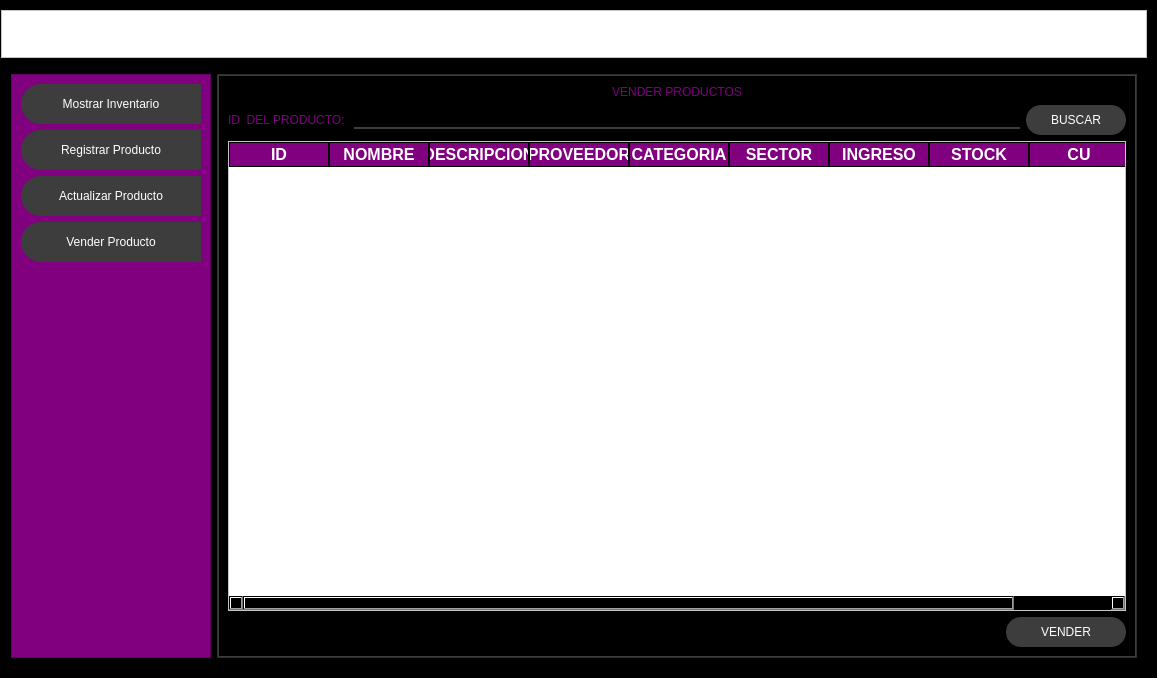
<?xml version="1.0" encoding="UTF-8"?>
<ui version="4.0">
 <class>MainWindow</class>
 <widget class="QMainWindow" name="MainWindow">
  <property name="geometry">
   <rect>
    <x>0</x>
    <y>0</y>
    <width>1157</width>
    <height>678</height>
   </rect>
  </property>
  <property name="windowTitle">
   <string>MainWindow</string>
  </property>
  <widget class="QWidget" name="centralwidget">
   <layout class="QVBoxLayout" name="verticalLayout">
    <property name="spacing">
     <number>0</number>
    </property>
    <property name="leftMargin">
     <number>0</number>
    </property>
    <property name="topMargin">
     <number>0</number>
    </property>
    <property name="rightMargin">
     <number>0</number>
    </property>
    <property name="bottomMargin">
     <number>0</number>
    </property>
    <item>
     <widget class="QFrame" name="frame">
      <property name="styleSheet">
       <string notr="true">background-color: rgb(0, 0, 0);</string>
      </property>
      <property name="frameShape">
       <enum>QFrame::StyledPanel</enum>
      </property>
      <property name="frameShadow">
       <enum>QFrame::Raised</enum>
      </property>
      <layout class="QVBoxLayout" name="verticalLayout_2" stretch="0,0">
       <property name="leftMargin">
        <number>0</number>
       </property>
       <item>
        <widget class="QFrame" name="frame_superior">
         <property name="minimumSize">
          <size>
           <width>0</width>
           <height>42</height>
          </size>
         </property>
         <property name="styleSheet">
          <string notr="true">
QFrame{
background-color: rgb(255, 255, 255);
}


QPushButton{
background-color:#000000ff;
border-radius:20px;
}

QPushButton:hover{
background-color:rgb(61,61,61);
border-radius:20px;
}

</string>
         </property>
         <property name="frameShape">
          <enum>QFrame::StyledPanel</enum>
         </property>
         <property name="frameShadow">
          <enum>QFrame::Raised</enum>
         </property>
         <layout class="QHBoxLayout" name="horizontalLayout">
          <item>
           <widget class="QPushButton" name="bt_menu">
            <property name="minimumSize">
             <size>
              <width>200</width>
              <height>0</height>
             </size>
            </property>
            <property name="text">
             <string/>
            </property>
            <property name="icon">
             <iconset>
              <normaloff>pngwing.com (5).png</normaloff>pngwing.com (5).png</iconset>
            </property>
            <property name="iconSize">
             <size>
              <width>38</width>
              <height>38</height>
             </size>
            </property>
           </widget>
          </item>
          <item>
           <spacer name="horizontalSpacer">
            <property name="orientation">
             <enum>Qt::Horizontal</enum>
            </property>
            <property name="sizeHint" stdset="0">
             <size>
              <width>426</width>
              <height>20</height>
             </size>
            </property>
           </spacer>
          </item>
          <item>
           <widget class="QPushButton" name="bt_restaurar">
            <property name="minimumSize">
             <size>
              <width>40</width>
              <height>40</height>
             </size>
            </property>
            <property name="text">
             <string/>
            </property>
            <property name="icon">
             <iconset>
              <normaloff>pngwing.com (4).png</normaloff>pngwing.com (4).png</iconset>
            </property>
            <property name="iconSize">
             <size>
              <width>38</width>
              <height>38</height>
             </size>
            </property>
           </widget>
          </item>
          <item>
           <widget class="QPushButton" name="bt_minimizar">
            <property name="minimumSize">
             <size>
              <width>40</width>
              <height>40</height>
             </size>
            </property>
            <property name="text">
             <string/>
            </property>
            <property name="icon">
             <iconset>
              <normaloff>pngwing.com (2).png</normaloff>pngwing.com (2).png</iconset>
            </property>
            <property name="iconSize">
             <size>
              <width>38</width>
              <height>38</height>
             </size>
            </property>
           </widget>
          </item>
          <item>
           <widget class="QPushButton" name="bt_maximizar">
            <property name="minimumSize">
             <size>
              <width>40</width>
              <height>40</height>
             </size>
            </property>
            <property name="text">
             <string/>
            </property>
            <property name="icon">
             <iconset>
              <normaloff>pngwing.com (1).png</normaloff>pngwing.com (1).png</iconset>
            </property>
            <property name="iconSize">
             <size>
              <width>38</width>
              <height>38</height>
             </size>
            </property>
           </widget>
          </item>
          <item>
           <widget class="QPushButton" name="bt_cerrar">
            <property name="minimumSize">
             <size>
              <width>40</width>
              <height>40</height>
             </size>
            </property>
            <property name="text">
             <string/>
            </property>
            <property name="icon">
             <iconset>
              <normaloff>pngwing.com.png</normaloff>pngwing.com.png</iconset>
            </property>
            <property name="iconSize">
             <size>
              <width>38</width>
              <height>38</height>
             </size>
            </property>
           </widget>
          </item>
         </layout>
        </widget>
       </item>
       <item>
        <widget class="QFrame" name="frame_contenido">
         <property name="styleSheet">
          <string notr="true">background-color: rgb(0, 0, 0);</string>
         </property>
         <property name="frameShape">
          <enum>QFrame::StyledPanel</enum>
         </property>
         <property name="frameShadow">
          <enum>QFrame::Raised</enum>
         </property>
         <layout class="QHBoxLayout" name="horizontalLayout_2">
          <item>
           <widget class="QFrame" name="frame_control">
            <property name="minimumSize">
             <size>
              <width>200</width>
              <height>0</height>
             </size>
            </property>
            <property name="maximumSize">
             <size>
              <width>0</width>
              <height>16777215</height>
             </size>
            </property>
            <property name="styleSheet">
             <string notr="true">QFrame{
background-color: rgb(128,0,128);
}

QPushButton{
background-color:rgb(61,61,61);
border-top-left-radius:20px;
border-bottom-left-radius:20px;
color:rgb(255,255,255);
font: 77 10pt &quot;Arial Black&quot;;

}

QPushButton:hover{
background-color:white;
border-top-left-radius: 20px;
border-bottom-left-radius:20px;
color:rgb(0,0,0);
font: 77 10pt &quot;Arial Black&quot;;
}</string>
            </property>
            <property name="frameShape">
             <enum>QFrame::StyledPanel</enum>
            </property>
            <property name="frameShadow">
             <enum>QFrame::Raised</enum>
            </property>
            <layout class="QVBoxLayout" name="verticalLayout_3">
             <item>
              <widget class="QPushButton" name="bt_datos">
               <property name="minimumSize">
                <size>
                 <width>0</width>
                 <height>40</height>
                </size>
               </property>
               <property name="text">
                <string>Mostrar Inventario</string>
               </property>
              </widget>
             </item>
             <item>
              <widget class="QPushButton" name="bt_registrar">
               <property name="minimumSize">
                <size>
                 <width>0</width>
                 <height>40</height>
                </size>
               </property>
               <property name="text">
                <string>Registrar Producto</string>
               </property>
              </widget>
             </item>
             <item>
              <widget class="QPushButton" name="bt_actualizar">
               <property name="minimumSize">
                <size>
                 <width>0</width>
                 <height>40</height>
                </size>
               </property>
               <property name="text">
                <string>Actualizar Producto</string>
               </property>
              </widget>
             </item>
             <item>
              <widget class="QPushButton" name="bt_eliminar">
               <property name="minimumSize">
                <size>
                 <width>0</width>
                 <height>40</height>
                </size>
               </property>
               <property name="text">
                <string>Vender Producto</string>
               </property>
              </widget>
             </item>
             <item>
              <widget class="QLabel" name="label_25">
               <property name="text">
                <string/>
               </property>
               <property name="pixmap">
                <pixmap>../nuevologo.png</pixmap>
               </property>
              </widget>
             </item>
            </layout>
           </widget>
          </item>
          <item>
           <widget class="QFrame" name="frame_paginas">
            <property name="styleSheet">
             <string notr="true">QFrame{
background-color: rgb(61,61,61);

}

QLabel{
font: 87 12pt &quot;Arial Black&quot;;
background-color: #000000ff;
color: rgb(128,0,128);
border:0px solid #14C8DC;
}

QLineEdit{
border:0px;
color: rgb(255,255,255);
border-bottom: 2px solid rgb(61,61,61);
font: 75 12pt &quot;Times New Roman&quot;;
}

QPushButton{
background-color: rgb(61,61,61);
border-radius:15px;
color: rgb(255,255,255);
font: 77 10pt &quot;Arial Black&quot;;
}

QPushButton:hover{
background-color: rgb(0,206,151);
border-radius:15px;
color: rgb(0,0,0);
font: 77 10pt &quot;Arial Black&quot;;
}


QTableWidget{
background-color: rgb(255,255,255);
color: rgb(0,0,0);
gridline-color: rgb(0,0,0);
font-size: 12pt;
color: #000000;
}


QHeaderView::section{
background-color:rgb(128,0,128);
border: 1px solid rgb(0,0,0);
font-size: 12pt;
color: rgb(255, 255, 255);
font-weight: bold;
}

QTableWidget QTableCornerButton::section{
background-color:rgb(0,0,0);
border: 1px solid rgb(255,255,255);
}












</string>
            </property>
            <property name="frameShape">
             <enum>QFrame::StyledPanel</enum>
            </property>
            <property name="frameShadow">
             <enum>QFrame::Raised</enum>
            </property>
            <layout class="QVBoxLayout" name="verticalLayout_4">
             <property name="spacing">
              <number>0</number>
             </property>
             <property name="leftMargin">
              <number>1</number>
             </property>
             <property name="topMargin">
              <number>1</number>
             </property>
             <property name="rightMargin">
              <number>1</number>
             </property>
             <property name="bottomMargin">
              <number>1</number>
             </property>
             <item>
              <widget class="QStackedWidget" name="stackedWidget">
               <property name="currentIndex">
                <number>3</number>
               </property>
               <widget class="QWidget" name="page_datos">
                <layout class="QVBoxLayout" name="verticalLayout_5">
                 <item>
                  <widget class="QLabel" name="label">
                   <property name="text">
                    <string>INVENTARIO</string>
                   </property>
                   <property name="alignment">
                    <set>Qt::AlignCenter</set>
                   </property>
                  </widget>
                 </item>
                 <item>
                  <widget class="QTableWidget" name="tabla_productos">
                   <column>
                    <property name="text">
                     <string>ID</string>
                    </property>
                   </column>
                   <column>
                    <property name="text">
                     <string>NOMBRE</string>
                    </property>
                   </column>
                   <column>
                    <property name="text">
                     <string>DESCRIPCION</string>
                    </property>
                   </column>
                   <column>
                    <property name="text">
                     <string>PROVEEDOR</string>
                    </property>
                   </column>
                   <column>
                    <property name="text">
                     <string>CATEGORIA</string>
                    </property>
                   </column>
                   <column>
                    <property name="text">
                     <string>SECTOR</string>
                    </property>
                   </column>
                   <column>
                    <property name="text">
                     <string>INGRESO</string>
                    </property>
                   </column>
                   <column>
                    <property name="text">
                     <string>STOCK</string>
                    </property>
                   </column>
                   <column>
                    <property name="text">
                     <string>CU</string>
                    </property>
                   </column>
                  </widget>
                 </item>
                 <item>
                  <layout class="QHBoxLayout" name="horizontalLayout_3">
                   <item>
                    <spacer name="horizontalSpacer_2">
                     <property name="orientation">
                      <enum>Qt::Horizontal</enum>
                     </property>
                     <property name="sizeHint" stdset="0">
                      <size>
                       <width>218</width>
                       <height>20</height>
                      </size>
                     </property>
                    </spacer>
                   </item>
                   <item>
                    <widget class="QPushButton" name="bt_refrescar">
                     <property name="minimumSize">
                      <size>
                       <width>120</width>
                       <height>30</height>
                      </size>
                     </property>
                     <property name="text">
                      <string>REFRESCAR</string>
                     </property>
                    </widget>
                   </item>
                  </layout>
                 </item>
                </layout>
               </widget>
               <widget class="QWidget" name="page_registrar">
                <layout class="QVBoxLayout" name="verticalLayout_8">
                 <item>
                  <widget class="QLabel" name="label_7">
                   <property name="text">
                    <string>REGISTRAR PRODUCTOS</string>
                   </property>
                   <property name="alignment">
                    <set>Qt::AlignCenter</set>
                   </property>
                  </widget>
                 </item>
                 <item>
                  <spacer name="verticalSpacer">
                   <property name="orientation">
                    <enum>Qt::Vertical</enum>
                   </property>
                   <property name="sizeHint" stdset="0">
                    <size>
                     <width>20</width>
                     <height>40</height>
                    </size>
                   </property>
                  </spacer>
                 </item>
                 <item>
                  <layout class="QHBoxLayout" name="horizontalLayout_4">
                   <item>
                    <layout class="QVBoxLayout" name="verticalLayout_7">
                     <property name="spacing">
                      <number>30</number>
                     </property>
                     <item>
                      <widget class="QLabel" name="label_8">
                       <property name="text">
                        <string>ID</string>
                       </property>
                      </widget>
                     </item>
                     <item>
                      <widget class="QLabel" name="label_3">
                       <property name="text">
                        <string>NOMBRE</string>
                       </property>
                      </widget>
                     </item>
                     <item>
                      <widget class="QLabel" name="label_4">
                       <property name="text">
                        <string>DESCRIPCION</string>
                       </property>
                      </widget>
                     </item>
                     <item>
                      <widget class="QLabel" name="label_2">
                       <property name="text">
                        <string>PROVEEDOR</string>
                       </property>
                      </widget>
                     </item>
                     <item>
                      <widget class="QLabel" name="label_11">
                       <property name="text">
                        <string>CATEGORIA</string>
                       </property>
                      </widget>
                     </item>
                     <item>
                      <widget class="QLabel" name="label_19">
                       <property name="text">
                        <string>SECTOR</string>
                       </property>
                      </widget>
                     </item>
                     <item>
                      <widget class="QLabel" name="label_20">
                       <property name="text">
                        <string>INGRESO</string>
                       </property>
                      </widget>
                     </item>
                     <item>
                      <widget class="QLabel" name="label_5">
                       <property name="text">
                        <string>STOCK</string>
                       </property>
                      </widget>
                     </item>
                     <item>
                      <widget class="QLabel" name="label_6">
                       <property name="text">
                        <string>CU</string>
                       </property>
                      </widget>
                     </item>
                    </layout>
                   </item>
                   <item>
                    <layout class="QVBoxLayout" name="verticalLayout_6">
                     <property name="spacing">
                      <number>30</number>
                     </property>
                     <item>
                      <widget class="QLineEdit" name="reg_id"/>
                     </item>
                     <item>
                      <widget class="QLineEdit" name="reg_nombre"/>
                     </item>
                     <item>
                      <widget class="QLineEdit" name="reg_modelo"/>
                     </item>
                     <item>
                      <widget class="QLineEdit" name="reg_proveedor"/>
                     </item>
                     <item>
                      <widget class="QLineEdit" name="reg_categoria"/>
                     </item>
                     <item>
                      <widget class="QLineEdit" name="reg_sector"/>
                     </item>
                     <item>
                      <widget class="QLineEdit" name="reg_fechaing"/>
                     </item>
                     <item>
                      <widget class="QLineEdit" name="reg_cantidad"/>
                     </item>
                     <item>
                      <widget class="QLineEdit" name="reg_precio"/>
                     </item>
                    </layout>
                   </item>
                   <item>
                    <spacer name="horizontalSpacer_4">
                     <property name="orientation">
                      <enum>Qt::Horizontal</enum>
                     </property>
                     <property name="sizeHint" stdset="0">
                      <size>
                       <width>40</width>
                       <height>20</height>
                      </size>
                     </property>
                    </spacer>
                   </item>
                  </layout>
                 </item>
                 <item>
                  <spacer name="verticalSpacer_2">
                   <property name="orientation">
                    <enum>Qt::Vertical</enum>
                   </property>
                   <property name="sizeHint" stdset="0">
                    <size>
                     <width>20</width>
                     <height>40</height>
                    </size>
                   </property>
                  </spacer>
                 </item>
                 <item>
                  <layout class="QHBoxLayout" name="horizontalLayout_5">
                   <item>
                    <widget class="QLabel" name="signal_registrar">
                     <property name="minimumSize">
                      <size>
                       <width>200</width>
                       <height>30</height>
                      </size>
                     </property>
                     <property name="text">
                      <string/>
                     </property>
                     <property name="alignment">
                      <set>Qt::AlignCenter</set>
                     </property>
                    </widget>
                   </item>
                   <item>
                    <spacer name="horizontalSpacer_3">
                     <property name="orientation">
                      <enum>Qt::Horizontal</enum>
                     </property>
                     <property name="sizeHint" stdset="0">
                      <size>
                       <width>40</width>
                       <height>20</height>
                      </size>
                     </property>
                    </spacer>
                   </item>
                   <item>
                    <widget class="QPushButton" name="bt_agregar">
                     <property name="minimumSize">
                      <size>
                       <width>120</width>
                       <height>30</height>
                      </size>
                     </property>
                     <property name="text">
                      <string>REGISTRAR</string>
                     </property>
                    </widget>
                   </item>
                  </layout>
                 </item>
                </layout>
               </widget>
               <widget class="QWidget" name="page_actualizar">
                <layout class="QVBoxLayout" name="verticalLayout_11">
                 <item>
                  <widget class="QLabel" name="label_9">
                   <property name="text">
                    <string> ACTUALIZAR PRODUCTO</string>
                   </property>
                   <property name="alignment">
                    <set>Qt::AlignCenter</set>
                   </property>
                  </widget>
                 </item>
                 <item>
                  <layout class="QHBoxLayout" name="horizontalLayout_7">
                   <item>
                    <widget class="QLabel" name="label_10">
                     <property name="text">
                      <string>ID DEL PRODUCTO</string>
                     </property>
                    </widget>
                   </item>
                   <item>
                    <widget class="QLineEdit" name="act_buscar"/>
                   </item>
                   <item>
                    <widget class="QPushButton" name="bt_actualiza_buscar">
                     <property name="minimumSize">
                      <size>
                       <width>120</width>
                       <height>30</height>
                      </size>
                     </property>
                     <property name="text">
                      <string>BUSCAR</string>
                     </property>
                    </widget>
                   </item>
                  </layout>
                 </item>
                 <item>
                  <spacer name="verticalSpacer_3">
                   <property name="orientation">
                    <enum>Qt::Vertical</enum>
                   </property>
                   <property name="sizeHint" stdset="0">
                    <size>
                     <width>20</width>
                     <height>40</height>
                    </size>
                   </property>
                  </spacer>
                 </item>
                 <item>
                  <layout class="QHBoxLayout" name="horizontalLayout_6">
                   <item>
                    <layout class="QVBoxLayout" name="verticalLayout_10">
                     <property name="spacing">
                      <number>30</number>
                     </property>
                     <item>
                      <widget class="QLabel" name="label_16">
                       <property name="text">
                        <string>ID</string>
                       </property>
                      </widget>
                     </item>
                     <item>
                      <widget class="QLabel" name="label_12">
                       <property name="text">
                        <string>NOMBRE</string>
                       </property>
                      </widget>
                     </item>
                     <item>
                      <widget class="QLabel" name="label_13">
                       <property name="text">
                        <string>DESCRIPCION</string>
                       </property>
                      </widget>
                     </item>
                     <item>
                      <widget class="QLabel" name="label_21">
                       <property name="text">
                        <string>PROVEEDOR</string>
                       </property>
                      </widget>
                     </item>
                     <item>
                      <widget class="QLabel" name="label_22">
                       <property name="text">
                        <string>CATEGORIA</string>
                       </property>
                      </widget>
                     </item>
                     <item>
                      <widget class="QLabel" name="label_23">
                       <property name="text">
                        <string>SECTOR</string>
                       </property>
                      </widget>
                     </item>
                     <item>
                      <widget class="QLabel" name="label_24">
                       <property name="text">
                        <string>INGRESO</string>
                       </property>
                      </widget>
                     </item>
                     <item>
                      <widget class="QLabel" name="label_15">
                       <property name="text">
                        <string>CANTIDAD</string>
                       </property>
                      </widget>
                     </item>
                     <item>
                      <widget class="QLabel" name="label_14">
                       <property name="text">
                        <string>CU</string>
                       </property>
                      </widget>
                     </item>
                    </layout>
                   </item>
                   <item>
                    <layout class="QVBoxLayout" name="verticalLayout_9">
                     <property name="spacing">
                      <number>30</number>
                     </property>
                     <item>
                      <widget class="QLineEdit" name="act_id"/>
                     </item>
                     <item>
                      <widget class="QLineEdit" name="act_nombre">
                       <property name="text">
                        <string/>
                       </property>
                      </widget>
                     </item>
                     <item>
                      <widget class="QLineEdit" name="act_modelo"/>
                     </item>
                     <item>
                      <widget class="QLineEdit" name="act_proveedor"/>
                     </item>
                     <item>
                      <widget class="QLineEdit" name="act_categoria"/>
                     </item>
                     <item>
                      <widget class="QLineEdit" name="act_sector"/>
                     </item>
                     <item>
                      <widget class="QLineEdit" name="act_frechaing"/>
                     </item>
                     <item>
                      <widget class="QLineEdit" name="act_cantidad"/>
                     </item>
                     <item>
                      <widget class="QLineEdit" name="act_precio"/>
                     </item>
                    </layout>
                   </item>
                   <item>
                    <spacer name="horizontalSpacer_6">
                     <property name="orientation">
                      <enum>Qt::Horizontal</enum>
                     </property>
                     <property name="sizeHint" stdset="0">
                      <size>
                       <width>40</width>
                       <height>20</height>
                      </size>
                     </property>
                    </spacer>
                   </item>
                  </layout>
                 </item>
                 <item>
                  <spacer name="verticalSpacer_4">
                   <property name="orientation">
                    <enum>Qt::Vertical</enum>
                   </property>
                   <property name="sizeHint" stdset="0">
                    <size>
                     <width>20</width>
                     <height>40</height>
                    </size>
                   </property>
                  </spacer>
                 </item>
                 <item>
                  <layout class="QHBoxLayout" name="horizontalLayout_8">
                   <item>
                    <widget class="QLabel" name="signal_actualizar">
                     <property name="minimumSize">
                      <size>
                       <width>120</width>
                       <height>30</height>
                      </size>
                     </property>
                     <property name="text">
                      <string/>
                     </property>
                    </widget>
                   </item>
                   <item>
                    <spacer name="horizontalSpacer_5">
                     <property name="orientation">
                      <enum>Qt::Horizontal</enum>
                     </property>
                     <property name="sizeHint" stdset="0">
                      <size>
                       <width>40</width>
                       <height>20</height>
                      </size>
                     </property>
                    </spacer>
                   </item>
                   <item>
                    <widget class="QPushButton" name="bt_actualizar_tabla">
                     <property name="minimumSize">
                      <size>
                       <width>120</width>
                       <height>30</height>
                      </size>
                     </property>
                     <property name="text">
                      <string>ACTUALIZAR</string>
                     </property>
                    </widget>
                   </item>
                  </layout>
                 </item>
                </layout>
               </widget>
               <widget class="QWidget" name="page_eliminar">
                <layout class="QVBoxLayout" name="verticalLayout_12">
                 <item>
                  <widget class="QLabel" name="label_17">
                   <property name="text">
                    <string>VENDER PRODUCTOS</string>
                   </property>
                   <property name="alignment">
                    <set>Qt::AlignCenter</set>
                   </property>
                  </widget>
                 </item>
                 <item>
                  <layout class="QHBoxLayout" name="horizontalLayout_9">
                   <item>
                    <widget class="QLabel" name="label_18">
                     <property name="text">
                      <string>ID  DEL PRODUCTO: </string>
                     </property>
                    </widget>
                   </item>
                   <item>
                    <widget class="QLineEdit" name="eliminar_buscar"/>
                   </item>
                   <item>
                    <widget class="QPushButton" name="bt_buscar_borrar">
                     <property name="minimumSize">
                      <size>
                       <width>100</width>
                       <height>30</height>
                      </size>
                     </property>
                     <property name="text">
                      <string>BUSCAR</string>
                     </property>
                    </widget>
                   </item>
                  </layout>
                 </item>
                 <item>
                  <widget class="QTableWidget" name="tabla_borrar">
                   <column>
                    <property name="text">
                     <string>ID</string>
                    </property>
                   </column>
                   <column>
                    <property name="text">
                     <string>NOMBRE</string>
                    </property>
                   </column>
                   <column>
                    <property name="text">
                     <string>DESCRIPCION</string>
                    </property>
                   </column>
                   <column>
                    <property name="text">
                     <string>PROVEEDOR</string>
                    </property>
                   </column>
                   <column>
                    <property name="text">
                     <string>CATEGORIA</string>
                    </property>
                   </column>
                   <column>
                    <property name="text">
                     <string>SECTOR</string>
                    </property>
                   </column>
                   <column>
                    <property name="text">
                     <string>INGRESO</string>
                    </property>
                   </column>
                   <column>
                    <property name="text">
                     <string>STOCK</string>
                    </property>
                   </column>
                   <column>
                    <property name="text">
                     <string>CU</string>
                    </property>
                   </column>
                  </widget>
                 </item>
                 <item>
                  <layout class="QHBoxLayout" name="horizontalLayout_10">
                   <item>
                    <widget class="QLabel" name="signal_eliminacion">
                     <property name="minimumSize">
                      <size>
                       <width>200</width>
                       <height>30</height>
                      </size>
                     </property>
                     <property name="text">
                      <string/>
                     </property>
                    </widget>
                   </item>
                   <item>
                    <spacer name="horizontalSpacer_7">
                     <property name="orientation">
                      <enum>Qt::Horizontal</enum>
                     </property>
                     <property name="sizeHint" stdset="0">
                      <size>
                       <width>218</width>
                       <height>20</height>
                      </size>
                     </property>
                    </spacer>
                   </item>
                   <item>
                    <widget class="QPushButton" name="bt_borrar">
                     <property name="minimumSize">
                      <size>
                       <width>120</width>
                       <height>30</height>
                      </size>
                     </property>
                     <property name="text">
                      <string>VENDER</string>
                     </property>
                    </widget>
                   </item>
                  </layout>
                 </item>
                </layout>
               </widget>
              </widget>
             </item>
            </layout>
           </widget>
          </item>
         </layout>
        </widget>
       </item>
      </layout>
     </widget>
    </item>
   </layout>
  </widget>
 </widget>
 <resources/>
 <connections/>
</ui>
